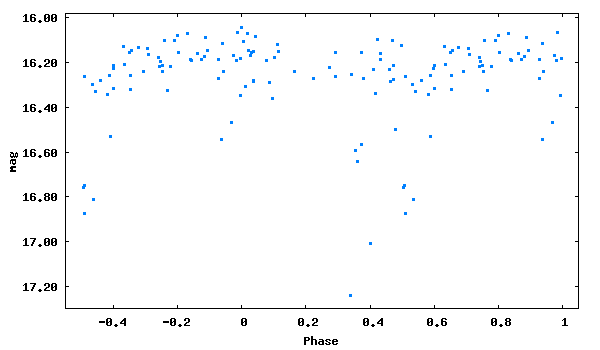

This chart was generated by the following gnuplot code:
set term png size 600,350 medium
set colors classic
set output 'phase_lc_15.png'
set xlabel 'Phase'
set ylabel 'mag'
#set title 'JDmax = 2446709.42200 + 0.6496194 x E'
set format y '%5.2f'
plot [-0.55:1.05][17.30:15.98] "phase_lc_15.dat" linecolor 3 pointtype 5 pointsize 0.3 title ""
